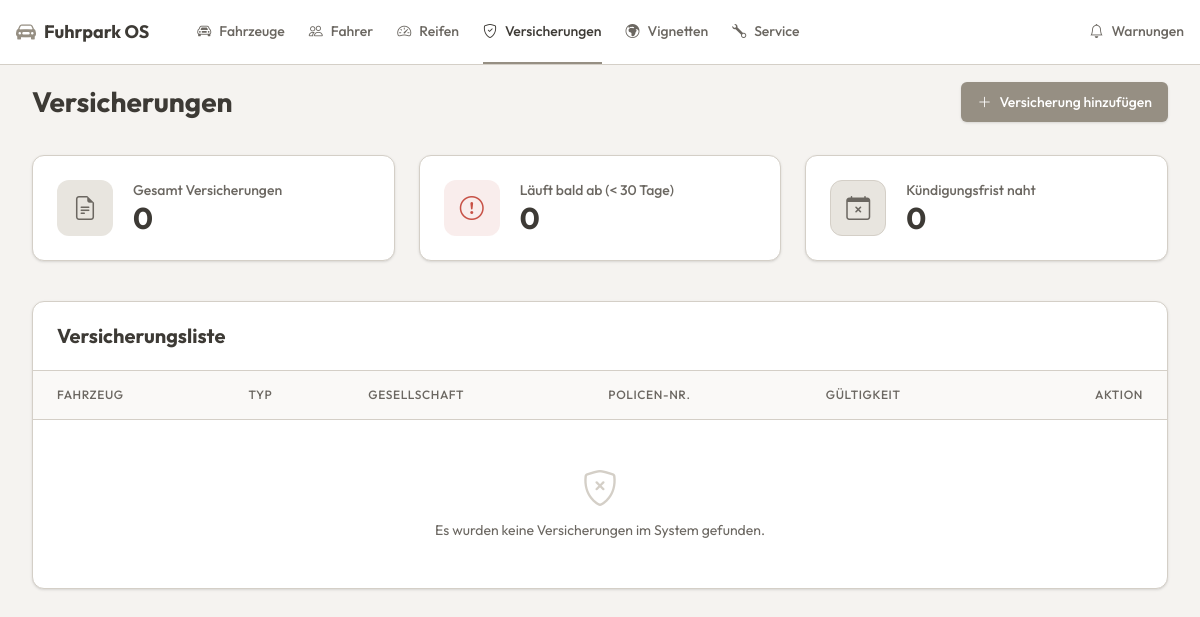
Page /views/vehicles/insurance_list.php on the earlier database version.
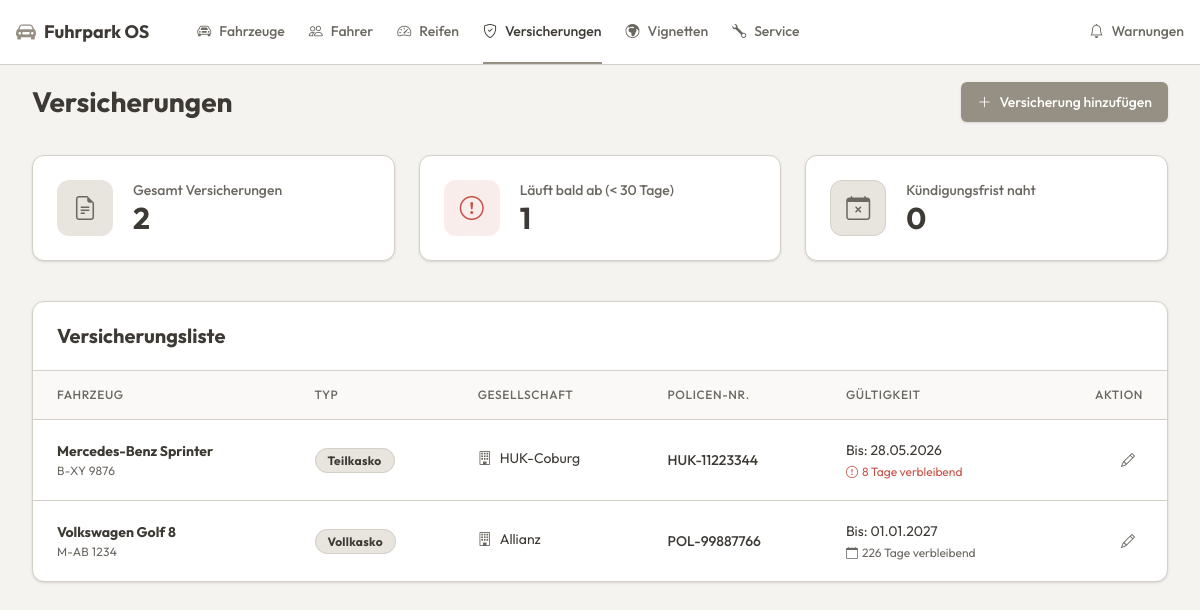
Same page on the later database version.
### tables this page shows
CREATE TABLE versicherung (
        id INTEGER PRIMARY KEY AUTOINCREMENT,
        fahrzeug_id INTEGER NOT NULL UNIQUE, 
        gesellschaft TEXT NOT NULL,
        police_nr TEXT NOT NULL,
        deckungsart TEXT NOT NULL,
        ablaufdatum TEXT NOT NULL,
        kuendigungsfrist TEXT NOT NULL,
        FOREIGN KEY (fahrzeug_id) REFERENCES fahrzeuge(id)
    );

CREATE TABLE fahrzeuge (
        id INTEGER PRIMARY KEY AUTOINCREMENT,
        kennzeichen TEXT NOT NULL,
        fahrzeug_typ TEXT NOT NULL,
        marke TEXT NOT NULL,
        modell TEXT NOT NULL,
        vin TEXT NOT NULL,
        status TEXT DEFAULT 'Aktiv',
        fahrer_id INTEGER DEFAULT NULL,
        naechster_tuev TEXT NOT NULL,
        naechster_service TEXT NOT NULL
    );

### views/vehicles/insurance_list.php (the view, shortened to what the changed rows need)
<?php
require '../../config/db.php';
$sql = "SELECT v.*, f.kennzeichen, f.marke, f.modell
        FROM versicherung v
        JOIN fahrzeuge f ON v.fahrzeug_id = f.id
        ORDER BY v.ablaufdatum ASC";
$insurances = $pdo->query($sql)->fetchAll(PDO::FETCH_ASSOC);
$totalPolicies = count($insurances);
$expiringSoonCount = 0;
$today = time();
$warningLimit = strtotime('+30 days');
foreach ($insurances as $ins) {
    $ablaufTs = strtotime($ins['ablaufdatum']);
    if ($ablaufTs <= $warningLimit) $expiringSoonCount++;
}
?>
<!DOCTYPE html>
<html lang="de">
<head>
    <link href="https://cdn.jsdelivr.net/npm/bootstrap-icons@1.10.5/font/bootstrap-icons.css" rel="stylesheet">
    <script src="https://unpkg.com/@tailwindcss/browser@4"></script>
</head>
<body>
<?php include '../../components/navbar.php'; ?>
<main class="max-w-[1300px] mx-auto px-4 sm:px-6 lg:px-8 py-4">
    <div class="flex flex-col sm:flex-row justify-between items-start sm:items-center mb-8 gap-4">
        <h1 class="text-[28px] font-bold text-foreground">Versicherungen</h1>
    </div>
    <div class="grid grid-cols-1 md:grid-cols-3 gap-6 mb-10">
        <div class="bg-card rounded-xl p-6 shadow-sm border border-border flex items-center gap-5">
            <div>
                <div class="text-sm text-muted-foreground font-medium">Gesamt Versicherungen</div>
                <div class="text-3xl font-bold text-foreground"><?= $totalPolicies ?></div>
            </div>
        </div>
        <div class="bg-card rounded-xl p-6 shadow-sm border border-border flex items-center gap-5">
            <div>
                <div class="text-sm text-muted-foreground font-medium">Läuft bald ab (< 30 Tage)</div>
                <div class="text-3xl font-bold text-foreground"><?= $expiringSoonCount ?></div>
            </div>
        </div>
    </div>
    <div class="bg-card border border-border rounded-xl shadow-sm overflow-hidden mb-8">
        <div class="px-6 py-5 border-b border-border">
            <h2 class="text-xl font-bold text-foreground">Versicherungsliste</h2>
        </div>
        <div class="overflow-x-auto">
            <table class="w-full text-sm text-left whitespace-nowrap">
                <thead class="text-xs text-muted-foreground uppercase bg-background/50 border-b border-border tracking-wider">
                <tr>
                    <th class="px-6 py-4 font-medium">Fahrzeug</th>
                    <th class="px-6 py-4 font-medium">Typ</th>
                    <th class="px-6 py-4 font-medium">Gesellschaft</th>
                    <th class="px-6 py-4 font-medium">Policen-Nr.</th>
                    <th class="px-6 py-4 font-medium">Gültigkeit</th>
                    <th class="px-6 py-4 font-medium text-right">Aktion</th>
                </tr>
                </thead>
                <tbody class="divide-y divide-border">
                <?php foreach ($insurances as $ins):
                    $ablaufTs = strtotime($ins['ablaufdatum']);
                    $isExpired = $ablaufTs < $today;
                    $daysDiff = ceil(($ablaufTs - $today) / 86400);
                    $statusColor = 'text-muted-foreground';
                    $statusIcon = 'bi-calendar';
                    $statusText = $daysDiff . ' Tage verbleibend';
                    if ($isExpired) {
                        $statusColor = 'text-destructive font-bold';
                        $statusIcon = 'bi-exclamation-circle';
                        $statusText = 'ABGELAUFEN';
                    } elseif ($daysDiff <= 30) {
                        $statusColor = 'text-[#c75146]';
                        $statusIcon = 'bi-exclamation-circle';
                    }
                    ?>
                    <tr class="hover:bg-muted/30 transition-colors">
                        <td class="px-6 py-5">
                            <a href="../vehicles/vehicle_details.php?id=<?= $ins['fahrzeug_id'] ?>" class="font-bold text-foreground hover:text-primary transition-colors block">
                                <?= htmlspecialchars($ins['marke']) ?> <?= htmlspecialchars($ins['modell']) ?>
                            </a>
                            <div class="text-xs text-muted-foreground uppercase mt-0.5 tracking-wide">
                                <?= htmlspecialchars($ins['kennzeichen']) ?>
                            </div>
                        </td>
                        <td class="px-6 py-5">
                                <span class="bg-[#E8E5DF] text-[#3d3a35] px-3 py-1 rounded-full text-xs font-bold tracking-wide border border-[#d4cfc7]">
                                    <?= htmlspecialchars($ins['deckungsart']) ?>
                                </span>
                        </td>
                        <td class="px-6 py-5 text-foreground flex items-center gap-2 mt-2">
                            <i class="bi bi-building text-muted-foreground"></i>
                            <?= htmlspecialchars($ins['gesellschaft']) ?>
                        </td>
                        <td class="px-6 py-5 font-medium text-foreground">
                            <?= htmlspecialchars($ins['police_nr']) ?>
                        </td>
                        <td class="px-6 py-5">
                            <div class="text-foreground">
                                Bis: <?= date('d.m.Y', $ablaufTs) ?>
                            </div>
                            <div class="text-xs mt-1 flex items-center gap-1 <?= $statusColor ?>">
                                <i class="bi <?= $statusIcon ?>"></i> <?= $statusText ?>
                            </div>
                        </td>
                        <td class="px-6 py-5 text-right">
                            <a href="../vehicles/insurance_form.php?vehicle_id=<?= $ins['fahrzeug_id'] ?>" class="text-muted-foreground hover:text-primary p-2 rounded-md transition-colors" title="Bearbeiten">
                                <i class="bi bi-pencil"></i>
                            </a>
                        </td>
                    </tr>
                <?php endforeach; ?>
                <?php if (empty($insurances)): ?>
                    <tr>
                        <td colspan="6" class="px-6 py-12 text-center text-muted-foreground">
                            <i class="bi bi-shield-x text-4xl mb-3 block text-border"></i>
                            Es wurden keine Versicherungen im System gefunden.
                        </td>
                    </tr>
                <?php endif; ?>
                </tbody>
            </table>
        </div>
    </div>
</main>
</body>
</html>

### components/navbar.php (shortened to what the changed rows need)
<?php
$currentPage = basename($_SERVER['SCRIPT_NAME']);
?>
<nav class="bg-card border-b border-border sticky top-0 z-50">
    <div class="max-w-[1300px] mx-auto px-4 h-16 flex items-center gap-8 overflow-x-auto no-scrollbar">
        <div class="flex items-center gap-6 h-full text-sm font-medium">
            <?php
            $navItems = [
                    ['Fahrzeuge', 'bi-car-front', ['index.php', 'vehicle_details.php', 'vehicle_form.php'], 'index.php'],
                    ['Fahrer', 'bi-people', ['drivers_list.php', 'driver_form.php', 'assign_driver.php'], 'views/drivers/drivers_list.php'],
                    ['Reifen', 'bi-speedometer2', ['tires_list.php', 'tire_form.php'], 'views/vehicles/tires_list.php'],
                    ['Versicherungen', 'bi-shield-check', ['insurance_list.php', 'insurance_form.php'], 'views/vehicles/insurance_list.php'],
                    ['Vignetten', 'bi-globe-europe-africa', ['vignette_list.php', 'vignette_form.php'], 'views/vehicles/vignette_list.php'],
                    ['Service', 'bi-wrench', ['service_list.php', 'service_form.php'], 'views/service/service_list.php']
            ];
            foreach ($navItems as $item):
                $isActive = in_array($currentPage, $item[2])
                        ? 'border-primary text-foreground'
                        : 'border-transparent text-muted-foreground hover:text-foreground hover:border-border';
                ?>
                <a href="<?= BASE_URL . $item[3] ?>" class="flex items-center gap-2 h-full border-b-2 transition-colors whitespace-nowrap <?= $isActive ?>">
                    <i class="bi <?= $item[1] ?>"></i> <?= $item[0] ?>
                </a>
            <?php endforeach; ?>
        </div>
    </div>
</nav>

Differences in the rows shown:
added versicherung: fahrzeug.marke "Mercedes-Benz", fahrzeug.modell "Sprinter", fahrzeug.kennzeichen "B-XY 9876", deckungsart "Teilkasko", gesellschaft "HUK-Coburg", police_nr "HUK-11223344", ablaufdatum "28.05.2026", ablaufdatum "8 Tage verbleibend"
added versicherung: fahrzeug.marke "Volkswagen", fahrzeug.modell "Golf 8", fahrzeug.kennzeichen "M-AB 1234", deckungsart "Vollkasko", gesellschaft "Allianz", police_nr "POL-99887766", ablaufdatum "01.01.2027", ablaufdatum "226 Tage verbleibend"
Other differences:
$totalPolicies: "0" → "2"
$expiringSoonCount: "0" → "1"
text no longer shown: "Es wurden keine Versicherungen im System gefunden."
